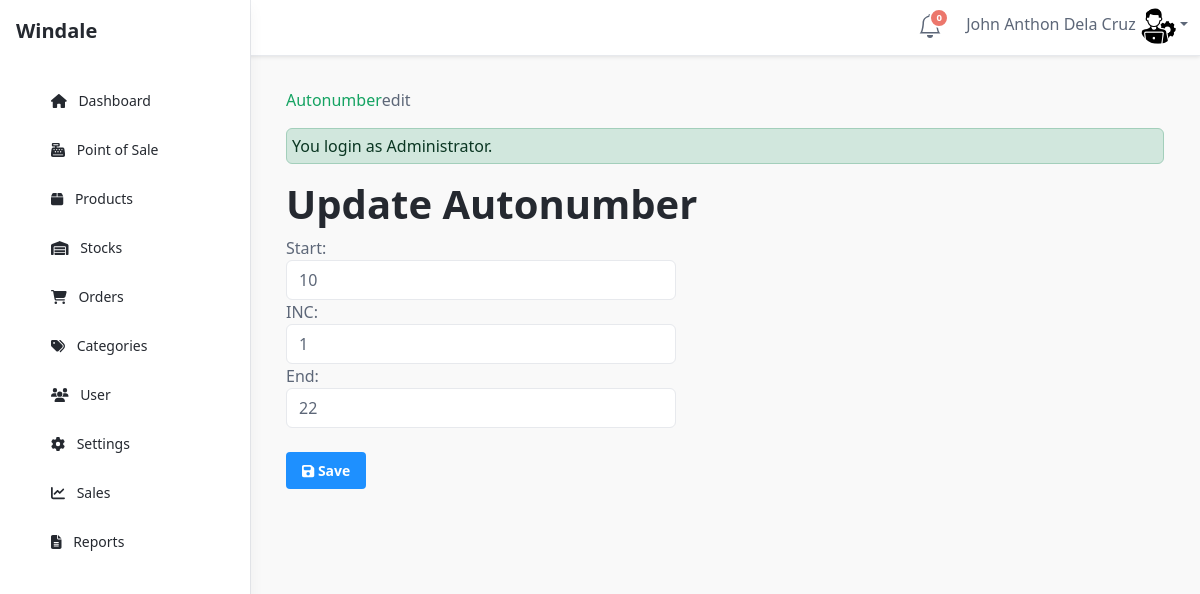
Page /admin/autonumber/index.php?view=edit&id=PROID (signed in) on the committed database.
### tables this page shows
CREATE TABLE `tblautonumber` (
  `ID` int(11) NOT NULL,
  `AUTOSTART` int(250) NOT NULL,
  `AUTOINC` int(11) NOT NULL,
  `AUTOEND` int(11) NOT NULL,
  `AUTOKEY` varchar(12) NOT NULL,
  `AUTONUM` int(250) NOT NULL
);

### admin/autonumber/index.php (called while the page is built, shortened)
<?php
require_once ("../theme/templates.php");
?>

### include/database.php (called while the page is built, shortened)
<?php
class Database {
	var $sql_string = '';
	private $conn;
	public function open_connection() {
		$this->conn = mysqli_connect(server,user,pass);
		if(!$this->conn){
			echo "Problem in database connection! Contact administrator!";
			exit();
		}else{
			$db_select = mysqli_select_db($this->conn,database_name);
		}
	}
	function setQuery($sql='') {
		$this->sql_string=$sql;
	}
	function executeQuery() {
		$result = mysqli_query($this->conn,$this->sql_string);
		return $result;
	}
	private function confirm_query($result) {
		return $result;
	}
	function loadSingleResult() {
		$cur = $this->executeQuery();
		while ($row = mysqli_fetch_object($cur)) {
		return $data = $row;
		}
	}
}
$mydb = new Database();
?>

### include/autonumbers.php (called while the page is built, shortened)
<?php
require_once(LIB_PATH.DS.'database.php');
class Autonumber {
	protected static  $tblname = "tblautonumber";
	function single_autonumber($autokey=""){
		global $mydb;
		$mydb->setQuery("SELECT * FROM ".self::$tblname."
			WHERE  AUTOKEY= '{$autokey}' LIMIT 1");
		$cur = $mydb->loadSingleResult();
		return $cur;
	}
}
?>

### admin/autonumber/edit.php (the view, shortened to what this page needs)
<?php
  $AUTOKEY = $_GET['id'];
  $autonumber = New Autonumber();
  $singleauto = $autonumber->single_autonumber($AUTOKEY);
?>
 <form class="form-horizontal span6" action="controller.php?action=edit" method="POST">
            <div class="row">
         <div class="col-lg-12">
            <h1 class="page-header">Update Autonumber</h1>
          </div>
       </div>
                  <div class="form-group">
                    <div class="col-md-8">
                      <label class="col-md-4 control-label" for=
                      "AUTOSTART">Start:</label>
                      <div class="col-md-8">
                         <input class="form-control input-sm" id="AUTOSTART" name="AUTOSTART" placeholder=
                            "Start" type="text" value="<?php  echo $singleauto->AUTOSTART; ?>">
                      </div>
                    </div>
                  </div>
                     <div class="form-group">
                    <div class="col-md-8">
                      <label class="col-md-4 control-label" for=
                      "AUTOINC">INC:</label>
                      <div class="col-md-8">
                         <input class="form-control input-sm" id="AUTOINC" name="AUTOINC" placeholder=
                            "INC" type="text" value="<?php  echo $singleauto->AUTOINC; ?>">
                      </div>
                    </div>
                  </div>
                   <div class="form-group">
                    <div class="col-md-8">
                      <label class="col-md-4 control-label" for=
                      "AUTOEND">End:</label>
                      <div class="col-md-8">
                         <input class="form-control input-sm" id="AUTOEND" name="AUTOEND" placeholder=
                            "End" type="text" value="<?php  echo $singleauto->AUTOEND; ?>">
                      </div>
                    </div>
                  </div>
             <div class="form-group">
                    <div class="col-md-8">
                      <div class="col-md-8">
                      <button class="btn btn-primary btn-sm" name="save" type="submit" ><span class="fa fa-save fw-fa"></span> Save</button>
                      </div>
                    </div>
                  </div>
        <div class="form-group">
                <div class="rows">
                  <div class="col-md-6">
                  </div>
              </div>
              </div>
        </form>
        </div>

### rows in the picture
tblautonumber: AUTOSTART "10", AUTOINC "1", AUTOEND "22"

### other values in the picture
$notificationCount "0"
$_SESSION['U_NAME'] "John Anthon Dela Cruz"
$title "Autonumber"
$header "edit"
$_SESSION['message'] "You login as Administrator."
